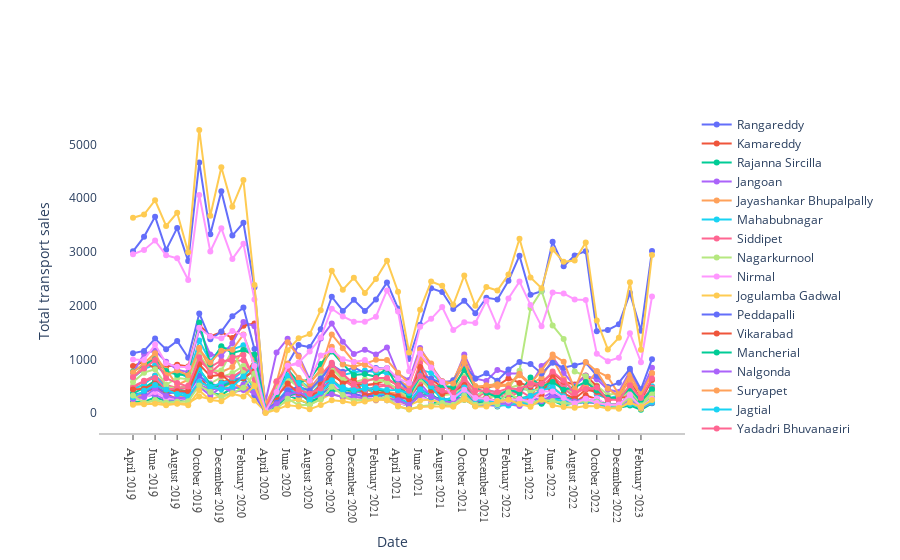

The cell this chart's notebook holds for it:
### Markdown cell above
# Diesel

### Code cell
fig = go.Figure()
for df_dict in distric_data_list:
    dist = df_dict["dist"]
    df_dist = df_dict["df"]
# fig.add_trace(go.Scatter(x=df_stocks.date, y=df_stocks.AAPL, mode="lines", name="Apple"))
    fig.add_trace(go.Scatter(x=df_dist.disp_date, y=df_dist.fuel_type_diesel, mode="lines+markers", name=dist))
# fig.add_trace(go.Scatter(x=df_stocks.date, y=df_stocks.GOOG, mode="lines+markers", name="Google", line=dict(color="firebrick", width=2, dash="dashdot")))

# fig.update_layout(title="Stock price data 2018 - 2020", xaxis_title="Date", yaxis_title="Price")
fig.update_layout(
    xaxis=dict(
        showline=True,
        showgrid=True,
        showticklabels=True,
        linecolor="rgb(204, 204, 204)",
        linewidth=2,
        ticks="outside",
        tickfont=dict(family="Arial", size=12, color="rgb(82, 82, 82)")
    ),
    yaxis=dict(
        showline=True,
        zeroline=True,
        showgrid=True,
        showticklabels=True
    ),
    autosize=True,
    margin=dict(
        autoexpand=True,
        l=100,
        r=20, 
        t=110
    ),
    plot_bgcolor="white"
)

fig.update_layout(xaxis_title="Date", yaxis_title="Total transport sales",showlegend = True)

### Figure 1 — Plotly figure (JSON) as saved in the notebook; plotly's stock layout.template omitted (floating-point values rounded to 4 significant figures)
{"data": [{"mode": "lines+markers", "name": "Rangareddy", "type": "scatter", "x": ["April 2019", "May 2019", "June 2019", "July 2019", "August 2019", "September 2019", "October 2019", "November 2019", "December 2019", "January 2020", "February 2020", "March 2020", "April 2020", "May 2020", "June 2020", "July 2020", "August 2020", "September 2020", "October 2020", "November 2020", "December 2020", "January 2021", "February 2021", "March 2021", "April 2021", "May 2021", "June 2021", "July 2021", "August 2021", "September 2021", "October 2021", "November 2021", "December 2021", "January 2022", "February 2022", "March 2022", "April 2022", "May 2022", "June 2022", "July 2022", "August 2022", "September 2022", "October 2022", "November 2022", "December 2022", "January 2023", "February 2023", "March 2023"], "y": [3011, 3280, 3656, 3038, 3446, 2829, 4665, 3326, 4130, 3303, 3542, 2340, 35, 315, 913, 1268, 1228, 1562, 2165, 1901, 2107, 1899, 2116, 2432, 1948, 1006, 1645, 2322, 2254, 1937, 2089, 1858, 2147, 2114, 2461, 2930, 2203, 2267, 3187, 2734, 2934, 3014, 1521, 1548, 1653, 2234, 1531, 3017]}, {"mode": "lines+markers", "name": "Kamareddy", "type": "scatter", "x": ["April 2019", "May 2019", "June 2019", "July 2019", "August 2019", "September 2019", "October 2019", "November 2019", "December 2019", "January 2020", "February 2020", "March 2020", "April 2020", "May 2020", "June 2020", "July 2020", "August 2020", "September 2020", "October 2020", "November 2020", "December 2020", "January 2021", "February 2021", "March 2021", "April 2021", "May 2021", "June 2021", "July 2021", "August 2021", "September 2021", "October 2021", "November 2021", "December 2021", "January 2022", "February 2022", "March 2022", "April 2022", "May 2022", "June 2022", "July 2022", "August 2022", "September 2022", "October 2022", "November 2022", "December 2022", "January 2023", "February 2023", "March 2023"], "y": [306, 378, 468, 354, 255, 379, 689, 418, 578, 616, 661, 977, 43, 107, 349, 368, 302, 416, 635, 441, 416, 401, 507, 354, 253, 149, 441, 298, 268, 232, 453, 218, 173, 155, 168, 193, 299, 622, 343, 219, 207, 332, 257, 148, 164, 265, 130, 239]}, {"mode": "lines+markers", "name": "Rajanna Sircilla", "type": "scatter", "x": ["April 2019", "May 2019", "June 2019", "July 2019", "August 2019", "September 2019", "October 2019", "November 2019", "December 2019", "January 2020", "February 2020", "March 2020", "April 2020", "May 2020", "June 2020", "July 2020", "August 2020", "September 2020", "October 2020", "November 2020", "December 2020", "January 2021", "February 2021", "March 2021", "April 2021", "May 2021", "June 2021", "July 2021", "August 2021", "September 2021", "October 2021", "November 2021", "December 2021", "January 2022", "February 2022", "March 2022", "April 2022", "May 2022", "June 2022", "July 2022", "August 2022", "September 2022", "October 2022", "November 2022", "December 2022", "January 2023", "February 2023", "March 2023"], "y": [215, 207, 293, 224, 218, 289, 534, 389, 334, 475, 467, 432, 36, 191, 333, 251, 168, 321, 598, 369, 368, 280, 348, 241, 195, 131, 354, 205, 155, 157, 249, 137, 171, 125, 180, 160, 172, 190, 235, 142, 183, 210, 203, 133, 98, 143, 62, 183]}, {"mode": "lines+markers", "name": "Jangoan", "type": "scatter", "x": ["April 2019", "May 2019", "June 2019", "July 2019", "August 2019", "September 2019", "October 2019", "November 2019", "December 2019", "January 2020", "February 2020", "March 2020", "April 2020", "May 2020", "June 2020", "July 2020", "August 2020", "September 2020", "October 2020", "November 2020", "December 2020", "January 2021", "February 2021", "March 2021", "April 2021", "May 2021", "June 2021", "July 2021", "August 2021", "September 2021", "October 2021", "November 2021", "December 2021", "January 2022", "February 2022", "March 2022", "April 2022", "May 2022", "June 2022", "July 2022", "August 2022", "September 2022", "October 2022", "November 2022", "December 2022", "January 2023", "February 2023", "March 2023"], "y": [281, 313, 342, 247, 248, 257, 529, 437, 466, 446, 533, 325, 32, 381, 461, 311, 280, 530, 532, 481, 404, 365, 330, 372, 285, 259, 554, 321, 235, 269, 380, 163, 193, 198, 165, 133, 177, 280, 390, 251, 174, 243, 193, 145, 124, 201, 90, 193]}, {"mode": "lines+markers", "name": "Jayashankar Bhupalpally", "type": "scatter", "x": ["April 2019", "May 2019", "June 2019", "July 2019", "August 2019", "September 2019", "October 2019", "November 2019", "December 2019", "January 2020", "February 2020", "March 2020", "April 2020", "May 2020", "June 2020", "July 2020", "August 2020", "September 2020", "October 2020", "November 2020", "December 2020", "January 2021", "February 2021", "March 2021", "April 2021", "May 2021", "June 2021", "July 2021", "August 2021", "September 2021", "October 2021", "November 2021", "December 2021", "January 2022", "February 2022", "March 2022", "April 2022", "May 2022", "June 2022", "July 2022", "August 2022", "September 2022", "October 2022", "November 2022", "December 2022", "January 2023", "February 2023", "March 2023"], "y": [309, 344, 637, 490, 323, 311, 578, 479, 448, 574, 439, 549, 101, 323, 690, 514, 235, 370, 480, 454, 384, 462, 348, 393, 360, 282, 739, 552, 250, 249, 298, 208, 239, 233, 211, 283, 211, 422, 492, 307, 168, 226, 204, 145, 176, 311, 150, 357]}, {"mode": "lines+markers", "name": "Mahabubnagar", "type": "scatter", "x": ["April 2019", "May 2019", "June 2019", "July 2019", "August 2019", "September 2019", "October 2019", "November 2019", "December 2019", "January 2020", "February 2020", "March 2020", "April 2020", "May 2020", "June 2020", "July 2020", "August 2020", "September 2020", "October 2020", "November 2020", "December 2020", "January 2021", "February 2021", "March 2021", "April 2021", "May 2021", "June 2021", "July 2021", "August 2021", "September 2021", "October 2021", "November 2021", "December 2021", "January 2022", "February 2022", "March 2022", "April 2022", "May 2022", "June 2022", "July 2022", "August 2022", "September 2022", "October 2022", "November 2022", "December 2022", "January 2023", "February 2023", "March 2023"], "y": [660, 823, 897, 716, 771, 652, 1349, 959, 1224, 1185, 1261, 1017, 49, 435, 565, 618, 464, 619, 912, 711, 755, 791, 758, 742, 661, 419, 809, 748, 551, 330, 537, 311, 443, 376, 396, 448, 433, 424, 551, 508, 375, 523, 344, 274, 328, 377, 155, 498]}, {"mode": "lines+markers", "name": "Siddipet", "type": "scatter", "x": ["April 2019", "May 2019", "June 2019", "July 2019", "August 2019", "September 2019", "October 2019", "November 2019", "December 2019", "January 2020", "February 2020", "March 2020", "April 2020", "May 2020", "June 2020", "July 2020", "August 2020", "September 2020", "October 2020", "November 2020", "December 2020", "January 2021", "February 2021", "March 2021", "April 2021", "May 2021", "June 2021", "July 2021", "August 2021", "September 2021", "October 2021", "November 2021", "December 2021", "January 2022", "February 2022", "March 2022", "April 2022", "May 2022", "June 2022", "July 2022", "August 2022", "September 2022", "October 2022", "November 2022", "December 2022", "January 2023", "February 2023", "March 2023"], "y": [496, 603, 699, 525, 469, 510, 974, 855, 979, 964, 982, 674, 88, 377, 675, 567, 454, 701, 936, 655, 586, 522, 536, 522, 474, 322, 938, 548, 387, 442, 620, 290, 386, 346, 284, 402, 521, 492, 690, 503, 343, 501, 385, 288, 270, 374, 170, 431]}, {"mode": "lines+markers", "name": "Nagarkurnool", "type": "scatter", "x": ["April 2019", "May 2019", "June 2019", "July 2019", "August 2019", "September 2019", "October 2019", "November 2019", "December 2019", "January 2020", "February 2020", "March 2020", "April 2020", "May 2020", "June 2020", "July 2020", "August 2020", "September 2020", "October 2020", "November 2020", "December 2020", "January 2021", "February 2021", "March 2021", "April 2021", "May 2021", "June 2021", "July 2021", "August 2021", "September 2021", "October 2021", "November 2021", "December 2021", "January 2022", "February 2022", "March 2022", "April 2022", "May 2022", "June 2022", "July 2022", "August 2022", "September 2022", "October 2022", "November 2022", "December 2022", "January 2023", "February 2023", "March 2023"], "y": [496, 470, 515, 482, 466, 483, 793, 551, 671, 744, 876, 700, 63, 508, 583, 641, 404, 607, 637, 402, 458, 591, 643, 627, 539, 404, 604, 584, 403, 425, 687, 305, 433, 594, 462, 524, 383, 489, 620, 455, 354, 553, 515, 336, 380, 446, 178, 458]}, {"mode": "lines+markers", "name": "Nirmal", "type": "scatter", "x": ["April 2019", "May 2019", "June 2019", "July 2019", "August 2019", "September 2019", "October 2019", "November 2019", "December 2019", "January 2020", "February 2020", "March 2020", "April 2020", "May 2020", "June 2020", "July 2020", "August 2020", "September 2020", "October 2020", "November 2020", "December 2020", "January 2021", "February 2021", "March 2021", "April 2021", "May 2021", "June 2021", "July 2021", "August 2021", "September 2021", "October 2021", "November 2021", "December 2021", "January 2022", "February 2022", "March 2022", "April 2022", "May 2022", "June 2022", "July 2022", "August 2022", "September 2022", "October 2022", "November 2022", "December 2022", "January 2023", "February 2023", "March 2023"], "y": [263, 276, 394, 278, 264, 285, 665, 559, 468, 635, 650, 363, 30, 166, 303, 348, 245, 379, 599, 345, 338, 254, 333, 237, 192, 137, 314, 217, 257, 223, 438, 167, 143, 138, 195, 192, 192, 316, 248, 190, 159, 242, 271, 144, 149, 275, 121, 269]}, {"mode": "lines+markers", "name": "Jogulamba Gadwal", "type": "scatter", "x": ["April 2019", "May 2019", "June 2019", "July 2019", "August 2019", "September 2019", "October 2019", "November 2019", "December 2019", "January 2020", "February 2020", "March 2020", "April 2020", "May 2020", "June 2020", "July 2020", "August 2020", "September 2020", "October 2020", "November 2020", "December 2020", "January 2021", "February 2021", "March 2021", "April 2021", "May 2021", "June 2021", "July 2021", "August 2021", "September 2021", "October 2021", "November 2021", "December 2021", "January 2022", "February 2022", "March 2022", "April 2022", "May 2022", "June 2022", "July 2022", "August 2022", "September 2022", "October 2022", "November 2022", "December 2022", "January 2023", "February 2023", "March 2023"], "y": [173, 193, 220, 165, 185, 189, 308, 259, 321, 389, 439, 233, 25, 127, 221, 255, 170, 252, 368, 291, 244, 262, 234, 312, 234, 147, 233, 255, 178, 125, 250, 138, 163, 214, 162, 210, 301, 210, 217, 261, 195, 215, 174, 102, 82, 221, 80, 278]}, {"mode": "lines+markers", "name": "Peddapalli", "type": "scatter", "x": ["April 2019", "May 2019", "June 2019", "July 2019", "August 2019", "September 2019", "October 2019", "November 2019", "December 2019", "January 2020", "February 2020", "March 2020", "April 2020", "May 2020", "June 2020", "July 2020", "August 2020", "September 2020", "October 2020", "November 2020", "December 2020", "January 2021", "February 2021", "March 2021", "April 2021", "May 2021", "June 2021", "July 2021", "August 2021", "September 2021", "October 2021", "November 2021", "December 2021", "January 2022", "February 2022", "March 2022", "April 2022", "May 2022", "June 2022", "July 2022", "August 2022", "September 2022", "October 2022", "November 2022", "December 2022", "January 2023", "February 2023", "March 2023"], "y": [350, 374, 511, 370, 385, 383, 697, 518, 509, 613, 663, 336, 19, 163, 420, 341, 295, 364, 461, 393, 350, 316, 319, 339, 278, 186, 468, 297, 264, 265, 289, 208, 253, 223, 228, 226, 194, 185, 360, 261, 200, 202, 192, 139, 137, 275, 109, 253]}, {"mode": "lines+markers", "name": "Vikarabad", "type": "scatter", "x": ["April 2019", "May 2019", "June 2019", "July 2019", "August 2019", "September 2019", "October 2019", "November 2019", "December 2019", "January 2020", "February 2020", "March 2020", "April 2020", "May 2020", "June 2020", "July 2020", "August 2020", "September 2020", "October 2020", "November 2020", "December 2020", "January 2021", "February 2021", "March 2021", "April 2021", "May 2021", "June 2021", "July 2021", "August 2021", "September 2021", "October 2021", "November 2021", "December 2021", "January 2022", "February 2022", "March 2022", "April 2022", "May 2022", "June 2022", "July 2022", "August 2022", "September 2022", "October 2022", "November 2022", "December 2022", "January 2023", "February 2023", "March 2023"], "y": [877, 954, 830, 865, 900, 866, 1643, 1429, 1509, 1397, 1626, 1667, 36, 227, 411, 462, 344, 501, 702, 575, 553, 518, 545, 618, 530, 324, 531, 639, 470, 466, 822, 473, 482, 507, 646, 561, 487, 580, 740, 583, 532, 702, 501, 226, 316, 635, 237, 616]}, {"mode": "lines+markers", "name": "Mancherial", "type": "scatter", "x": ["April 2019", "May 2019", "June 2019", "July 2019", "August 2019", "September 2019", "October 2019", "November 2019", "December 2019", "January 2020", "February 2020", "March 2020", "April 2020", "May 2020", "June 2020", "July 2020", "August 2020", "September 2020", "October 2020", "November 2020", "December 2020", "January 2021", "February 2021", "March 2021", "April 2021", "May 2021", "June 2021", "July 2021", "August 2021", "September 2021", "October 2021", "November 2021", "December 2021", "January 2022", "February 2022", "March 2022", "April 2022", "May 2022", "June 2022", "July 2022", "August 2022", "September 2022", "October 2022", "November 2022", "December 2022", "January 2023", "February 2023", "March 2023"], "y": [367, 471, 604, 419, 458, 389, 813, 539, 487, 578, 638, 811, 15, 128, 311, 385, 211, 297, 410, 430, 414, 425, 451, 384, 261, 143, 344, 353, 201, 240, 408, 158, 237, 232, 335, 274, 318, 172, 255, 294, 264, 219, 207, 166, 152, 352, 152, 340]}, {"mode": "lines+markers", "name": "Nalgonda", "type": "scatter", "x": ["April 2019", "May 2019", "June 2019", "July 2019", "August 2019", "September 2019", "October 2019", "November 2019", "December 2019", "January 2020", "February 2020", "March 2020", "April 2020", "May 2020", "June 2020", "July 2020", "August 2020", "September 2020", "October 2020", "November 2020", "December 2020", "January 2021", "February 2021", "March 2021", "April 2021", "May 2021", "June 2021", "July 2021", "August 2021", "September 2021", "October 2021", "November 2021", "December 2021", "January 2022", "February 2022", "March 2022", "April 2022", "May 2022", "June 2022", "July 2022", "August 2022", "September 2022", "October 2022", "November 2022", "December 2022", "January 2023", "February 2023", "March 2023"], "y": [744, 1103, 1163, 956, 809, 760, 1564, 1090, 1068, 1300, 1697, 1614, 217, 1127, 1385, 1071, 627, 1389, 1668, 1330, 1102, 1180, 1090, 1222, 724, 615, 1213, 886, 591, 578, 1090, 640, 597, 804, 738, 736, 518, 875, 1043, 748, 509, 693, 632, 438, 391, 780, 369, 844]}, {"mode": "lines+markers", "name": "Suryapet", "type": "scatter", "x": ["April 2019", "May 2019", "June 2019", "July 2019", "August 2019", "September 2019", "October 2019", "November 2019", "December 2019", "January 2020", "February 2020", "March 2020", "April 2020", "May 2020", "June 2020", "July 2020", "August 2020", "September 2020", "October 2020", "November 2020", "December 2020", "January 2021", "February 2021", "March 2021", "April 2021", "May 2021", "June 2021", "July 2021", "August 2021", "September 2021", "October 2021", "November 2021", "December 2021", "January 2022", "February 2022", "March 2022", "April 2022", "May 2022", "June 2022", "July 2022", "August 2022", "September 2022", "October 2022", "November 2022", "December 2022", "January 2023", "February 2023", "March 2023"], "y": [676, 879, 1055, 803, 524, 622, 1218, 818, 765, 856, 1178, 1059, 160, 575, 1320, 1055, 561, 815, 1464, 1205, 953, 896, 808, 827, 606, 498, 1178, 922, 489, 608, 1036, 505, 497, 499, 515, 706, 531, 661, 1009, 631, 388, 507, 780, 675, 351, 728, 334, 742]}, {"mode": "lines+markers", "name": "Jagtial", "type": "scatter", "x": ["April 2019", "May 2019", "June 2019", "July 2019", "August 2019", "September 2019", "October 2019", "November 2019", "December 2019", "January 2020", "February 2020", "March 2020", "April 2020", "May 2020", "June 2020", "July 2020", "August 2020", "September 2020", "October 2020", "November 2020", "December 2020", "January 2021", "February 2021", "March 2021", "April 2021", "May 2021", "June 2021", "July 2021", "August 2021", "September 2021", "October 2021", "November 2021", "December 2021", "January 2022", "February 2022", "March 2022", "April 2022", "May 2022", "June 2022", "July 2022", "August 2022", "September 2022", "October 2022", "November 2022", "December 2022", "January 2023", "February 2023", "March 2023"], "y": [440, 541, 697, 461, 399, 333, 834, 487, 557, 624, 793, 440, 60, 191, 455, 379, 319, 552, 612, 421, 473, 526, 341, 360, 258, 191, 444, 303, 231, 285, 372, 143, 156, 152, 140, 197, 162, 260, 265, 222, 200, 239, 186, 120, 121, 171, 108, 207]}, {"mode": "lines+markers", "name": "Yadadri Bhuvanagiri", "type": "scatter", "x": ["April 2019", "May 2019", "June 2019", "July 2019", "August 2019", "September 2019", "October 2019", "November 2019", "December 2019", "January 2020", "February 2020", "March 2020", "April 2020", "May 2020", "June 2020", "July 2020", "August 2020", "September 2020", "October 2020", "November 2020", "December 2020", "January 2021", "February 2021", "March 2021", "April 2021", "May 2021", "June 2021", "July 2021", "August 2021", "September 2021", "October 2021", "November 2021", "December 2021", "January 2022", "February 2022", "March 2022", "April 2022", "May 2022", "June 2022", "July 2022", "August 2022", "September 2022", "October 2022", "November 2022", "December 2022", "January 2023", "February 2023", "March 2023"], "y": [470, 595, 652, 437, 462, 458, 969, 805, 692, 672, 804, 774, 111, 344, 529, 369, 328, 519, 851, 622, 486, 425, 481, 517, 398, 310, 590, 491, 374, 401, 590, 323, 256, 377, 346, 422, 293, 447, 623, 461, 298, 606, 396, 290, 241, 465, 213, 472]}, {"mode": "lines+markers", "name": "Karimnagar", "type": "scatter", "x": ["April 2019", "May 2019", "June 2019", "July 2019", "August 2019", "September 2019", "October 2019", "November 2019", "December 2019", "January 2020", "February 2020", "March 2020", "April 2020", "May 2020", "June 2020", "July 2020", "August 2020", "September 2020", "October 2020", "November 2020", "December 2020", "January 2021", "February 2021", "March 2021", "April 2021", "May 2021", "June 2021", "July 2021", "August 2021", "September 2021", "October 2021", "November 2021", "December 2021", "January 2022", "February 2022", "March 2022", "April 2022", "May 2022", "June 2022", "July 2022", "August 2022", "September 2022", "October 2022", "November 2022", "December 2022", "January 2023", "February 2023", "March 2023"], "y": [579, 753, 816, 528, 653, 632, 1086, 789, 794, 1166, 744, 504, 34, 243, 644, 472, 397, 685, 827, 634, 574, 630, 616, 579, 435, 278, 636, 411, 339, 350, 490, 249, 310, 303, 446, 787, 1957, 2278, 1631, 1381, 775, 687, 409, 267, 265, 410, 182, 402]}, {"mode": "lines+markers", "name": "Hyderabad", "type": "scatter", "x": ["April 2019", "May 2019", "June 2019", "July 2019", "August 2019", "September 2019", "October 2019", "November 2019", "December 2019", "January 2020", "February 2020", "March 2020", "April 2020", "May 2020", "June 2020", "July 2020", "August 2020", "September 2020", "October 2020", "November 2020", "December 2020", "January 2021", "February 2021", "March 2021", "April 2021", "May 2021", "June 2021", "July 2021", "August 2021", "September 2021", "October 2021", "November 2021", "December 2021", "January 2022", "February 2022", "March 2022", "April 2022", "May 2022", "June 2022", "July 2022", "August 2022", "September 2022", "October 2022", "November 2022", "December 2022", "January 2023", "February 2023", "March 2023"], "y": [2957, 3035, 3210, 2937, 2880, 2476, 4059, 3008, 3441, 2869, 3153, 2116, 6, 178, 879, 943, 1145, 1406, 1943, 1799, 1702, 1702, 1793, 2282, 1890, 778, 1606, 1754, 1975, 1546, 1690, 1676, 2091, 1608, 2134, 2447, 2013, 1614, 2243, 2226, 2114, 2104, 1105, 966, 1031, 1488, 946, 2169]}, {"mode": "lines+markers", "name": "Medchal_Malkajgiri", "type": "scatter", "x": ["April 2019", "May 2019", "June 2019", "July 2019", "August 2019", "September 2019", "October 2019", "November 2019", "December 2019", "January 2020", "February 2020", "March 2020", "April 2020", "May 2020", "June 2020", "July 2020", "August 2020", "September 2020", "October 2020", "November 2020", "December 2020", "January 2021", "February 2021", "March 2021", "April 2021", "May 2021", "June 2021", "July 2021", "August 2021", "September 2021", "October 2021", "November 2021", "December 2021", "January 2022", "February 2022", "March 2022", "April 2022", "May 2022", "June 2022", "July 2022", "August 2022", "September 2022", "October 2022", "November 2022", "December 2022", "January 2023", "February 2023", "March 2023"], "y": [3634, 3695, 3961, 3484, 3728, 2994, 5270, 3672, 4576, 3842, 4336, 2386, 15, 288, 1168, 1393, 1470, 1915, 2651, 2296, 2517, 2236, 2497, 2833, 2259, 1130, 1925, 2447, 2370, 2016, 2559, 1998, 2346, 2281, 2577, 3245, 2525, 2325, 3045, 2815, 2840, 3176, 1725, 1184, 1401, 2433, 1179, 2944]}, {"mode": "lines+markers", "name": "Sangareddy", "type": "scatter", "x": ["April 2019", "May 2019", "June 2019", "July 2019", "August 2019", "September 2019", "October 2019", "November 2019", "December 2019", "January 2020", "February 2020", "March 2020", "April 2020", "May 2020", "June 2020", "July 2020", "August 2020", "September 2020", "October 2020", "November 2020", "December 2020", "January 2021", "February 2021", "March 2021", "April 2021", "May 2021", "June 2021", "July 2021", "August 2021", "September 2021", "October 2021", "November 2021", "December 2021", "January 2022", "February 2022", "March 2022", "April 2022", "May 2022", "June 2022", "July 2022", "August 2022", "September 2022", "October 2022", "November 2022", "December 2022", "January 2023", "February 2023", "March 2023"], "y": [1115, 1157, 1386, 1186, 1341, 1030, 1855, 1372, 1518, 1801, 1963, 1195, 62, 199, 419, 493, 419, 642, 895, 768, 850, 743, 838, 828, 627, 398, 722, 640, 557, 609, 891, 646, 740, 602, 810, 951, 912, 737, 939, 843, 886, 940, 696, 487, 566, 823, 442, 1004]}, {"mode": "lines+markers", "name": "Medak", "type": "scatter", "x": ["April 2019", "May 2019", "June 2019", "July 2019", "August 2019", "September 2019", "October 2019", "November 2019", "December 2019", "January 2020", "February 2020", "March 2020", "April 2020", "May 2020", "June 2020", "July 2020", "August 2020", "September 2020", "October 2020", "November 2020", "December 2020", "January 2021", "February 2021", "March 2021", "April 2021", "May 2021", "June 2021", "July 2021", "August 2021", "September 2021", "October 2021", "November 2021", "December 2021", "January 2022", "February 2022", "March 2022", "April 2022", "May 2022", "June 2022", "July 2022", "August 2022", "September 2022", "October 2022", "November 2022", "December 2022", "January 2023", "February 2023", "March 2023"], "y": [439, 453, 548, 414, 405, 408, 909, 687, 715, 550, 648, 798, 87, 301, 549, 377, 257, 533, 756, 550, 649, 326, 389, 380, 315, 252, 857, 418, 355, 400, 524, 239, 284, 218, 246, 270, 280, 348, 719, 367, 268, 433, 397, 259, 287, 298, 141, 280]}, {"mode": "lines+markers", "name": "Nizamabad", "type": "scatter", "x": ["April 2019", "May 2019", "June 2019", "July 2019", "August 2019", "September 2019", "October 2019", "November 2019", "December 2019", "January 2020", "February 2020", "March 2020", "April 2020", "May 2020", "June 2020", "July 2020", "August 2020", "September 2020", "October 2020", "November 2020", "December 2020", "January 2021", "February 2021", "March 2021", "April 2021", "May 2021", "June 2021", "July 2021", "August 2021", "September 2021", "October 2021", "November 2021", "December 2021", "January 2022", "February 2022", "March 2022", "April 2022", "May 2022", "June 2022", "July 2022", "August 2022", "September 2022", "October 2022", "November 2022", "December 2022", "January 2023", "February 2023", "March 2023"], "y": [772, 900, 1001, 782, 712, 715, 1686, 908, 1243, 1118, 1173, 1089, 57, 347, 815, 573, 629, 914, 1147, 912, 709, 726, 675, 835, 474, 329, 682, 491, 504, 485, 801, 466, 378, 297, 447, 364, 662, 492, 580, 436, 483, 579, 420, 287, 280, 459, 215, 444]}, {"mode": "lines+markers", "name": "Wanaparthy", "type": "scatter", "x": ["April 2019", "May 2019", "June 2019", "July 2019", "August 2019", "September 2019", "October 2019", "November 2019", "December 2019", "January 2020", "February 2020", "March 2020", "April 2020", "May 2020", "June 2020", "July 2020", "August 2020", "September 2020", "October 2020", "November 2020", "December 2020", "January 2021", "February 2021", "March 2021", "April 2021", "May 2021", "June 2021", "July 2021", "August 2021", "September 2021", "October 2021", "November 2021", "December 2021", "January 2022", "February 2022", "March 2022", "April 2022", "May 2022", "June 2022", "July 2022", "August 2022", "September 2022", "October 2022", "November 2022", "December 2022", "January 2023", "February 2023", "March 2023"], "y": [262, 298, 460, 318, 275, 288, 493, 329, 483, 387, 432, 384, 37, 163, 341, 396, 278, 316, 349, 301, 304, 275, 249, 272, 238, 152, 338, 314, 219, 196, 324, 169, 153, 170, 185, 228, 312, 220, 303, 290, 215, 265, 189, 155, 156, 241, 113, 286]}, {"mode": "lines+markers", "name": "Khammam", "type": "scatter", "x": ["April 2019", "May 2019", "June 2019", "July 2019", "August 2019", "September 2019", "October 2019", "November 2019", "December 2019", "January 2020", "February 2020", "March 2020", "April 2020", "May 2020", "June 2020", "July 2020", "August 2020", "September 2020", "October 2020", "November 2020", "December 2020", "January 2021", "February 2021", "March 2021", "April 2021", "May 2021", "June 2021", "July 2021", "August 2021", "September 2021", "October 2021", "November 2021", "December 2021", "January 2022", "February 2022", "March 2022", "April 2022", "May 2022", "June 2022", "July 2022", "August 2022", "September 2022", "October 2022", "November 2022", "December 2022", "January 2023", "February 2023", "March 2023"], "y": [760, 926, 1114, 714, 791, 706, 1186, 938, 1162, 1179, 1463, 910, 46, 569, 921, 657, 557, 795, 1237, 906, 863, 916, 993, 987, 749, 560, 1035, 855, 593, 549, 937, 471, 518, 537, 522, 732, 549, 795, 1089, 956, 443, 951, 777, 457, 302, 619, 352, 740]}, {"mode": "lines+markers", "name": "Mahabubabad", "type": "scatter", "x": ["April 2019", "May 2019", "June 2019", "July 2019", "August 2019", "September 2019", "October 2019", "November 2019", "December 2019", "January 2020", "February 2020", "March 2020", "April 2020", "May 2020", "June 2020", "July 2020", "August 2020", "September 2020", "October 2020", "November 2020", "December 2020", "January 2021", "February 2021", "March 2021", "April 2021", "May 2021", "June 2021", "July 2021", "August 2021", "September 2021", "October 2021", "November 2021", "December 2021", "January 2022", "February 2022", "March 2022", "April 2022", "May 2022", "June 2022", "July 2022", "August 2022", "September 2022", "October 2022", "November 2022", "December 2022", "January 2023", "February 2023", "March 2023"], "y": [297, 415, 521, 436, 354, 305, 580, 486, 443, 490, 683, 897, 86, 391, 698, 558, 248, 391, 590, 479, 427, 451, 461, 428, 423, 373, 698, 501, 234, 293, 475, 259, 219, 223, 236, 253, 313, 423, 476, 314, 177, 220, 213, 135, 145, 291, 134, 329]}, {"mode": "lines+markers", "name": "Bhadradri Kothagudem", "type": "scatter", "x": ["April 2019", "May 2019", "June 2019", "July 2019", "August 2019", "September 2019", "October 2019", "November 2019", "December 2019", "January 2020", "February 2020", "March 2020", "April 2020", "May 2020", "June 2020", "July 2020", "August 2020", "September 2020", "October 2020", "November 2020", "December 2020", "January 2021", "February 2021", "March 2021", "April 2021", "May 2021", "June 2021", "July 2021", "August 2021", "September 2021", "October 2021", "November 2021", "December 2021", "January 2022", "February 2022", "March 2022", "April 2022", "May 2022", "June 2022", "July 2022", "August 2022", "September 2022", "October 2022", "November 2022", "December 2022", "January 2023", "February 2023", "March 2023"], "y": [669, 828, 989, 650, 558, 496, 1041, 753, 925, 1037, 1080, 634, 37, 592, 826, 434, 360, 459, 902, 729, 546, 586, 652, 651, 503, 417, 691, 563, 415, 368, 646, 417, 421, 393, 460, 445, 549, 546, 772, 604, 379, 450, 476, 247, 248, 518, 279, 644]}, {"mode": "lines+markers", "name": "Adilabad", "type": "scatter", "x": ["April 2019", "May 2019", "June 2019", "July 2019", "August 2019", "September 2019", "October 2019", "November 2019", "December 2019", "January 2020", "February 2020", "March 2020", "April 2020", "May 2020", "June 2020", "July 2020", "August 2020", "September 2020", "October 2020", "November 2020", "December 2020", "January 2021", "February 2021", "March 2021", "April 2021", "May 2021", "June 2021", "July 2021", "August 2021", "September 2021", "October 2021", "November 2021", "December 2021", "January 2022", "February 2022", "March 2022", "April 2022", "May 2022", "June 2022", "July 2022", "August 2022", "September 2022", "October 2022", "November 2022", "December 2022", "January 2023", "February 2023", "March 2023"], "y": [326, 190, 243, 197, 209, 219, 514, 394, 293, 372, 472, 738, 30, 78, 268, 149, 153, 260, 492, 339, 228, 254, 267, 289, 123, 67, 126, 147, 190, 155, 324, 154, 184, 164, 386, 247, 182, 248, 225, 184, 180, 235, 205, 150, 133, 296, 140, 345]}, {"mode": "lines+markers", "name": "Warangal", "type": "scatter", "x": ["April 2019", "May 2019", "June 2019", "July 2019", "August 2019", "September 2019", "October 2019", "November 2019", "December 2019", "January 2020", "February 2020", "March 2020", "April 2020", "May 2020", "June 2020", "July 2020", "August 2020", "September 2020", "October 2020", "November 2020", "December 2020", "January 2021", "February 2021", "March 2021", "April 2021", "May 2021", "June 2021", "July 2021", "August 2021", "September 2021", "October 2021", "November 2021", "December 2021", "January 2022", "February 2022", "March 2022", "April 2022", "May 2022", "June 2022", "July 2022", "August 2022", "September 2022", "October 2022", "November 2022", "December 2022", "January 2023", "February 2023", "March 2023"], "y": [999, 988, 1275, 929, 861, 853, 1586, 1426, 1391, 1528, 1454, 878, 35, 393, 879, 914, 601, 1072, 1170, 1004, 952, 989, 822, 837, 644, 558, 1107, 849, 581, 280, 434, 282, 268, 223, 228, 263, 214, 401, 403, 284, 180, 268, 190, 150, 161, 337, 114, 269]}, {"mode": "lines+markers", "name": "Kumurambheem Asifabad", "type": "scatter", "x": ["April 2019", "May 2019", "June 2019", "July 2019", "August 2019", "September 2019", "October 2019", "November 2019", "December 2019", "January 2020", "February 2020", "March 2020", "April 2020", "May 2020", "June 2020", "July 2020", "August 2020", "September 2020", "October 2020", "November 2020", "December 2020", "January 2021", "February 2021", "March 2021", "April 2021", "May 2021", "June 2021", "July 2021", "August 2021", "September 2021", "October 2021", "November 2021", "December 2021", "January 2022", "February 2022", "March 2022", "April 2022", "May 2022", "June 2022", "July 2022", "August 2022", "September 2022", "October 2022", "November 2022", "December 2022", "January 2023", "February 2023", "March 2023"], "y": [155, 163, 174, 145, 176, 148, 421, 244, 220, 358, 308, 508, 0, 64, 147, 125, 71, 149, 241, 221, 185, 214, 254, 240, 130, 73, 112, 121, 123, 121, 271, 124, 121, 220, 249, 169, 120, 253, 145, 112, 101, 131, 128, 85, 96, 196, 113, 243]}], "layout": {"autosize": true, "margin": {"autoexpand": true, "l": 100, "r": 20, "t": 110}, "plot_bgcolor": "white", "showlegend": true, "xaxis": {"linecolor": "rgb(204, 204, 204)", "linewidth": 2, "showgrid": true, "showline": true, "showticklabels": true, "tickfont": {"color": "rgb(82, 82, 82)", "family": "Arial", "size": 12}, "ticks": "outside", "title": {"text": "Date"}}, "yaxis": {"showgrid": true, "showline": true, "showticklabels": true, "title": {"text": "Total transport sales"}, "zeroline": true}}}
